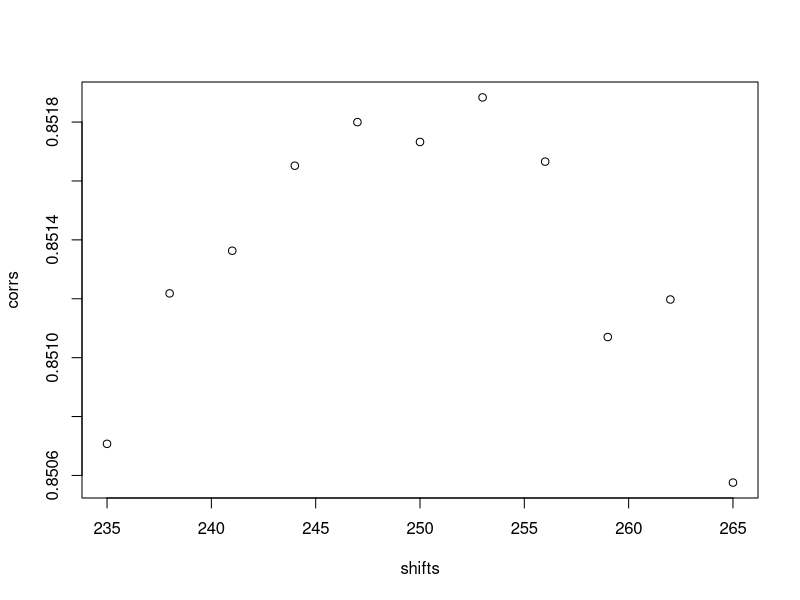

R code for this plot:
# Code example from 'S4VectorsOverview' vignette. See references/ for full tutorial.

## ----install, eval=FALSE----------------------------------
# if (!require("BiocManager"))
#   install.packages("BiocManager")
# BiocManager::install("S4Vectors")

## ----message=FALSE----------------------------------------
library(S4Vectors)

## ----Rle-extends-Vector-----------------------------------
showClass("Rle")

## ----initialize-------------------------------------------
set.seed(0)
lambda <- c(rep(0.001, 4500), seq(0.001, 10, length=500),
            seq(10, 0.001, length=500))
xVector <- rpois(1e7, lambda)
yVector <- rpois(1e7, lambda[c(251:length(lambda), 1:250)])
xRle <- Rle(xVector)
yRle <- Rle(yVector)

## ----basic-ops--------------------------------------------
length(xRle)
xRle[1]
zRle <- c(xRle, yRle)

## ----seq-extraction---------------------------------------
xSnippet <- window(xRle, 4751, 4760)
xSnippet
head(xSnippet)
tail(xSnippet)
rev(xSnippet)
rep(xSnippet, 2)
subset(xSnippet, xSnippet >= 5L)

## ----seq-concatenate--------------------------------------
c(xSnippet, rev(xSnippet))
append(xSnippet, xSnippet, after=3)

## ----aggregate--------------------------------------------
xSnippet
aggregate(xSnippet, start=1:8, width=3, FUN=median)

## ----shiftApply-cor---------------------------------------
cor(xRle, yRle)
shifts <- seq(235, 265, by=3)
corrs  <- shiftApply(shifts, yRle, xRle, FUN=cor)

## ----figshiftcorrs, eps=FALSE, fig.align='center', fig.cap='Correlation between `xRle` and `yRle` for various shifts'----
plot(shifts, corrs)

## ----Rle-vector-compare-----------------------------------
as.vector(object.size(xRle) / object.size(xVector))
identical(as.vector(xRle), xVector)

## ----Rle-accessors----------------------------------------
head(runValue(xRle))
head(runLength(xRle))

## ----Rle-ops----------------------------------------------
xRle > 0
xRle + yRle
xRle > 0 | yRle > 0

## ----Rle-summary------------------------------------------
range(xRle)
sum(xRle > 0 | yRle > 0)

## ----Rle-math---------------------------------------------
log1p(xRle)

## ----Rle-cor----------------------------------------------
cor(xRle, yRle)
shiftApply(249:251, yRle, xRle,
           FUN=function(x, y) {var(x, y) / (sd(x) * sd(y))})

## ----DataFrame-extends-List-------------------------------
showClass("DataFrame")

## ----DataFrame, warning=FALSE-----------------------------
df <- DataFrame(x=xRle, y=yRle)
sapply(df, class)
sapply(df, summary)
sapply(as.data.frame(df), summary)
endoapply(df, `+`, 0.5)

## ----SessionInfo, echo=FALSE------------------------------
sessionInfo()
